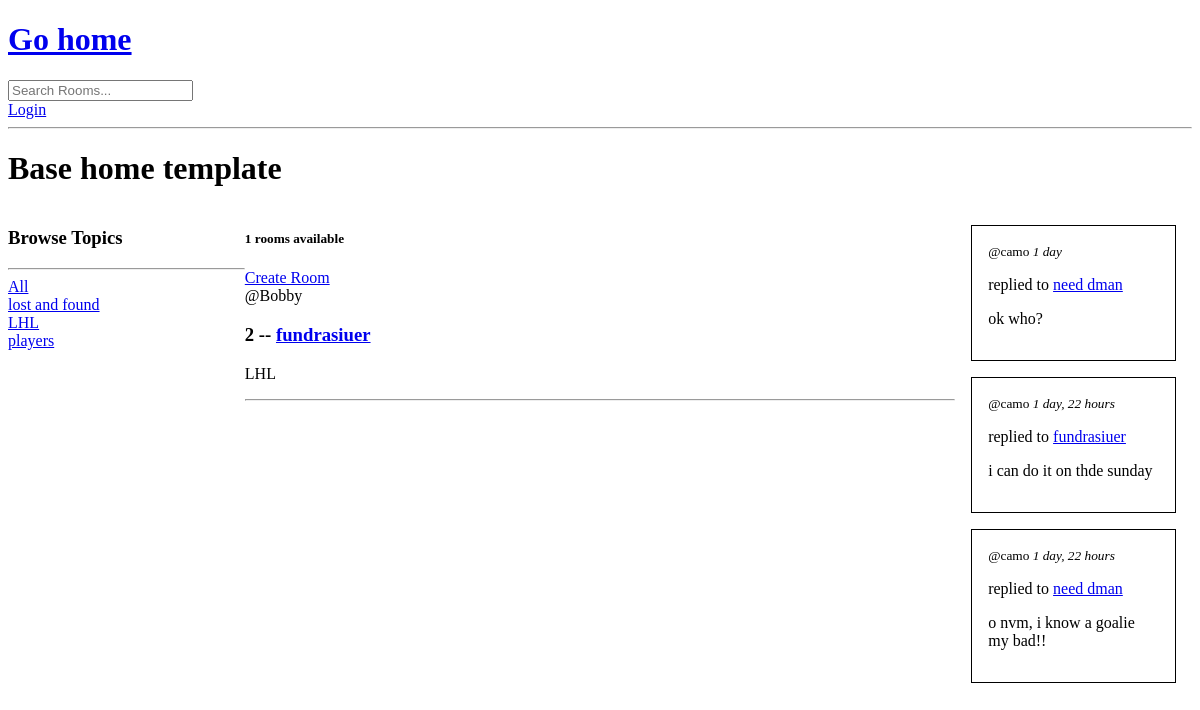
The app's page /?q=LHL, older data.
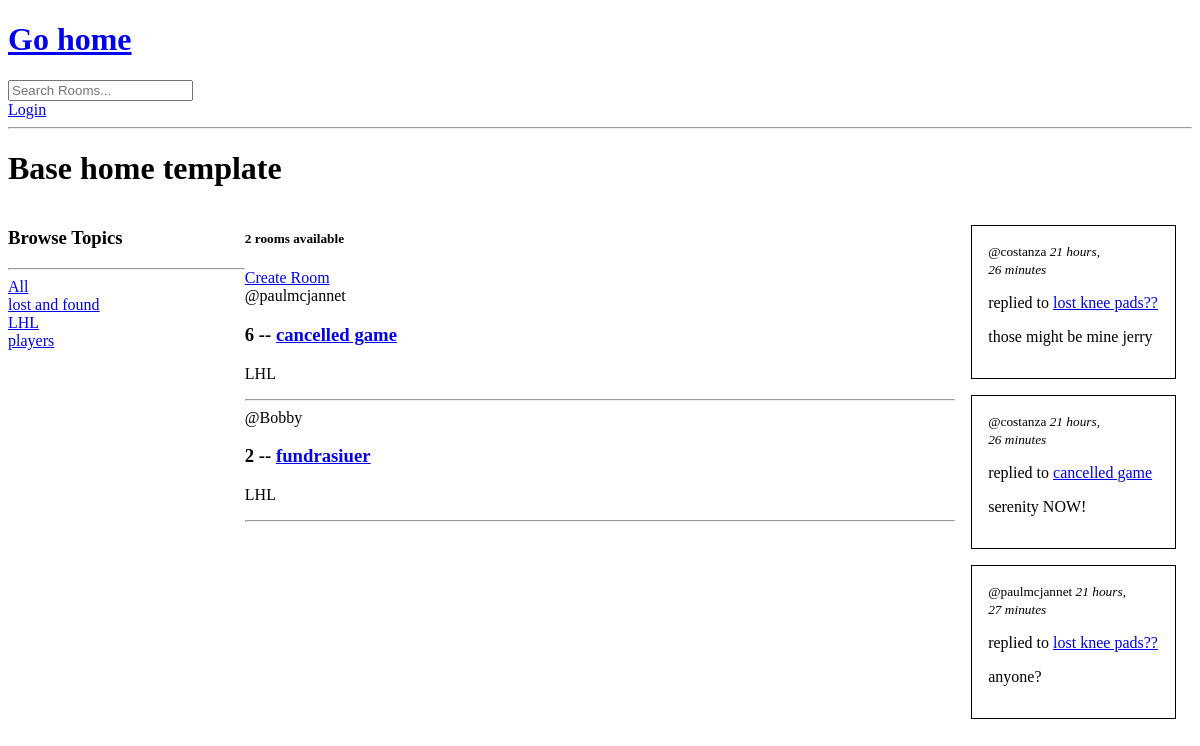
The same page, newer data.
### base/models.py (models this page shows, shortened)
class Topic(models.Model):
    name = models.CharField(max_length=200)

class Room(models.Model):
    host = models.ForeignKey(User, on_delete=models.SET_NULL, null=True)
    topic =  models.ForeignKey(Topic, on_delete=models.SET_NULL, null=True)
    name = models.CharField(max_length=200)
    desc = models.TextField(null=True, blank=True)
    participants = models.ManyToManyField(User, related_name="participants", blank=True)
    updated = models.DateTimeField(auto_now=True)
    created = models.DateTimeField(auto_now_add=True)
    class Meta:
        ordering = ["-updated", "-created"]
    def __str__(self):
        return str(self.name)

class Message(models.Model):
    user = models.ForeignKey(User, on_delete=models.CASCADE)
    room = models.ForeignKey(Room, on_delete=models.CASCADE)
    body = models.TextField()
    updated = models.DateTimeField(auto_now=True)
    created = models.DateTimeField(auto_now_add=True)

### base/views.py (the view)
# urls.py: path("", views.home, name="home"),
def home(req):
    q = req.GET.get("q") if req.GET.get("q") != None else ""
    rooms = Room.objects.filter(
        Q(topic__name__icontains=q) |
        Q(name__icontains=q) |
        Q(desc__icontains=q))
    topics = Topic.objects.all()
    room_count = rooms.count()
    latest = Message.objects.order_by("-updated")[:3] # get newest 3 messages
    context = {"rooms": rooms, "topics": topics, "room_count": room_count, "latest": latest}
    return render(req, "base/home.html", context)

### base/templates/base/home.html (shortened to what this page needs)
{% extends "main.html" %} {% block content %}
<h1>Base home template</h1>
<div class="home-container">
	<div>
		<h3>Browse Topics</h3>
		<hr />
		<div>
			<a href="{% url 'home' %}">All</a>
		</div>
		{% for topic in topics %}
		<div>
			<a href="{% url 'home' %}?q={{topic.name}}">{{topic.name}}</a>
		</div>
		{% endfor %}
	</div>
	<div>
		<h5>{{room_count}} rooms available</h5>
		<a href="{% url 'create-room' %}">Create Room</a>
		{% for room in rooms %}
		<div>
			<span>@{{room.host.username}}</span>
			<h3>
				{{room.id}} --
				<a href="{% url 'room' room.id %}">{{room.name}}</a>
			</h3>
			<p>{{room.topic.name}}</p>
			<hr />
		</div>
		{% endfor %}
	</div>
	<div>
		{% for message in latest %}
		<div class="latest-card">
			<small
				>@{{message.user}}
				<i>{{message.created|timesince}}</i></small
			>
			<p>
				replied to
				<a href="{% url 'room' message.room.id %}"
					>{{message.room}}</a
				>
			</p>
			{% if message.body|length < 50 %}
			<p>{{message.body}}</p>
			{% else %}
			<p>{{message.body|slice:":50"}}...</p>
			{% endif %}
		</div>
		{% endfor %}
	</div>
</div>
{% endblock content %}

Row changes from the older to the newer data that the page shows:
removed Message: user "camo", created "1 day", room "need dman", body "ok who?"
no longer on this page (row unchanged): Message: user "camo", created "1 day, 22 hours", room "fundrasiuer", body "i can do it on thde sunday"
no longer on this page (row unchanged): Message: user "camo", created "1 day, 22 hours", room "need dman", body "o nvm, i know a goalie my bad!!"
added Room: host.username "paulmcjannet", id "6", name "cancelled game", topic.name "LHL"
added Message: user "costanza", created "21 hours, 26 minutes", room "lost knee pads??", body "those might be mine jerry"
added Message: user "costanza", created "21 hours, 26 minutes", room "cancelled game", body "serenity NOW!"
added Message: user "paulmcjannet", created "21 hours, 27 minutes", room "lost knee pads??", body "anyone?"
Text that changed along with them:
{{ room_count }}: "1" → "2"
